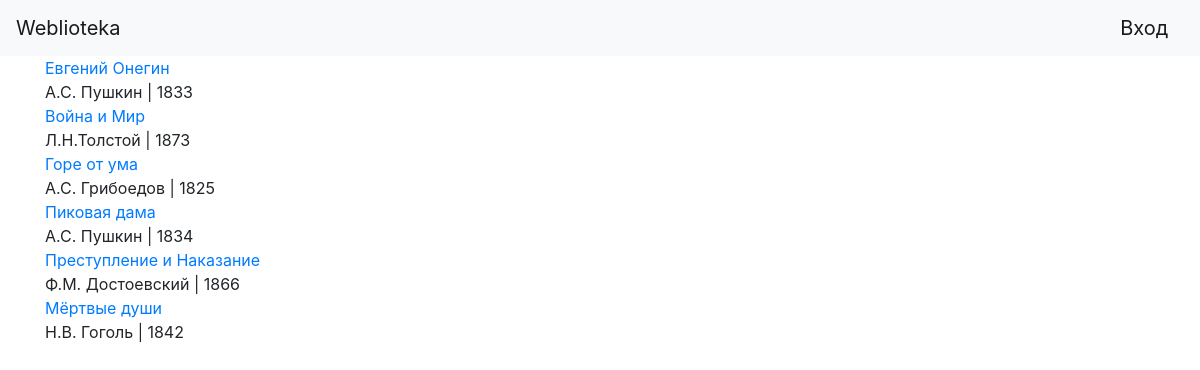
The app's page /my_books with its own data.
### tables this page shows
CREATE TABLE Books (book_id INTEGER PRIMARY KEY AUTOINCREMENT NOT NULL, book_name TEXT NOT NULL, author TEXT NOT NULL, genre TEXT NOT NULL, publication_year INTEGER NOT NULL, arrival_year INTEGER, owner_id INTEGER NOT NULL);

### main.py (the view)
@app.route('/my_books')
def my_books():
    con = sqlite3.connect('static/data/database.db')
    cur = con.cursor()
    books = {"books": []}
    for i in cur.execute(f"""SELECT * FROM Books WHERE owner_id = {user['id']}""").fetchall():
        books["books"].append({'book_id': i[0], 'book_name': i[1], 'author': i[2], 'genre': i[3],
                               'publication_year': i[4], 'arrival_year': i[5], 'owner_id': i[6]})
    return render_template('your_books.html', books=books, logged=logged_in, user=user)

### templates/your_books.html
{% extends "base.html" %}
{% block content %}
{% for item in books['books'] %}
    <a href="/book_page/{{item['book_id']}}">{{item['book_name']}}</a>
    <div>{{item['author']}} | {{item['publication_year']}}</div>
{% endfor %}
{% endblock %}

### records on screen
Books: book_name "Евгений Онегин", author "А.С. Пушкин", publication_year "1833"
Books: book_name "Война и Мир", author "Л.Н.Толстой", publication_year "1873"
Books: book_name "Горе от ума", author "А.С. Грибоедов", publication_year "1825"
Books: book_name "Пиковая дама", author "А.С. Пушкин", publication_year "1834"
Books: book_name "Преступление и Наказание", author "Ф.М. Достоевский", publication_year "1866"
Books: book_name "Мёртвые души", author "Н.В. Гоголь", publication_year "1842"
